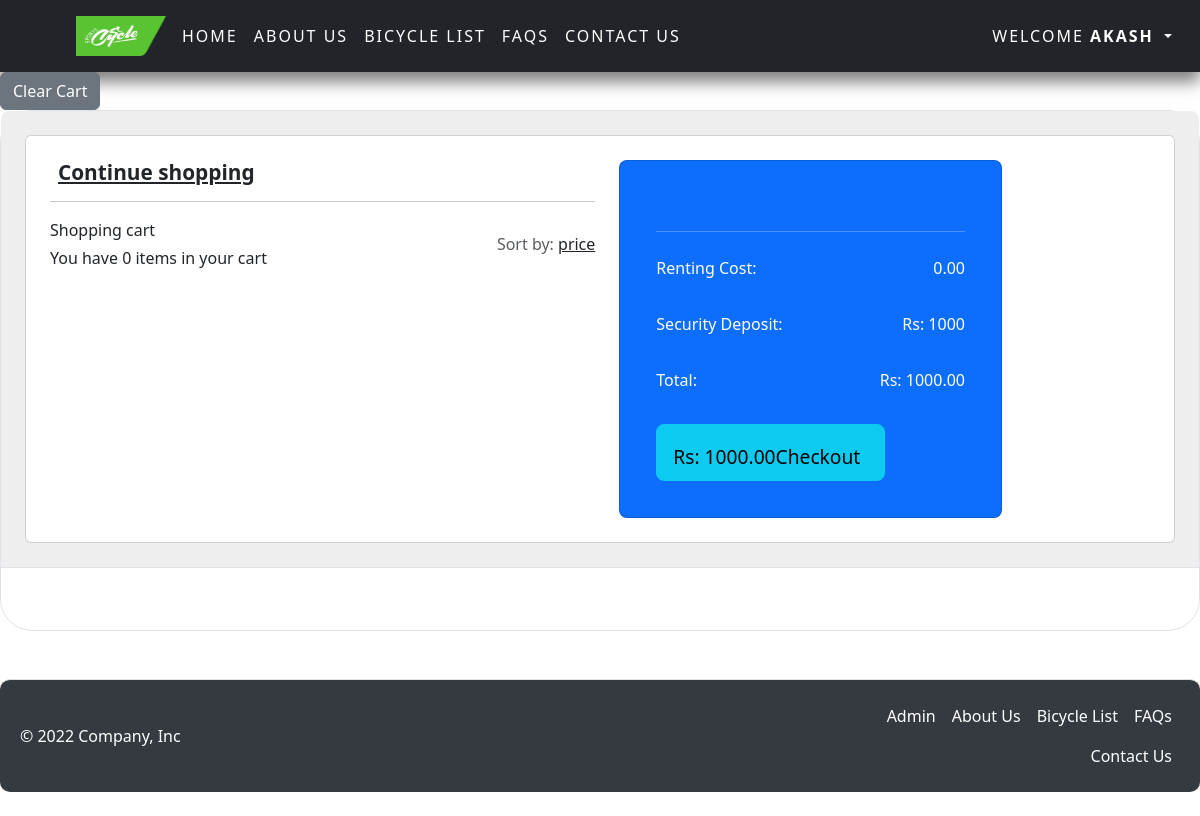
The page /cart/ (signed in) on the database as committed earlier.
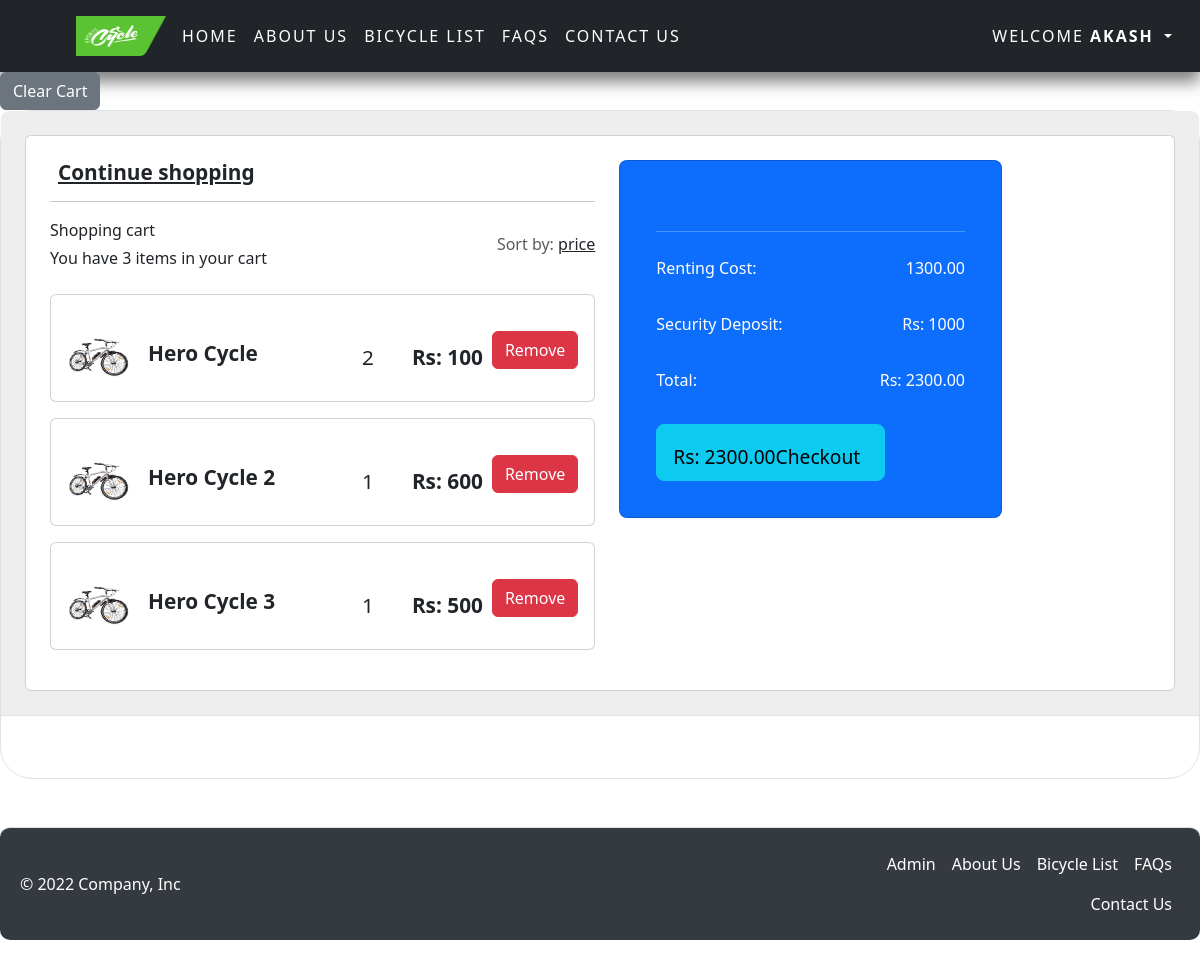
The same page on the database as committed later.
### app1/models.py (models this page shows, shortened)
class CartItem(models.Model):
    cart = models.ForeignKey(Cart, on_delete=models.CASCADE)
    product = models.ForeignKey(Product, on_delete=models.CASCADE)
    quantity = models.PositiveIntegerField(default=1)
    price = models.DecimalField(max_digits=10, decimal_places=2, default=0)
    image = models.ImageField(upload_to='images/', null=True, blank=True)

class Product(models.Model):
    product_id = models.AutoField(primary_key=True)
    slug = models.SlugField(unique=True, null=True, blank=True)
    product_name = models.CharField(max_length=50)
    product_price = models.IntegerField()
    product_quantity = models.IntegerField()
    image = models.ImageField(upload_to="media")

### app1/views.py (the view)
# urls.py: path('cart/', views.cart, name='cart'),
def cart(request):
    cart_items = CartItem.objects.filter(cart__user=request.user)
    total_price = calculate_total_price(cart_items)
    total_price_security = calculate_total_price(cart_items) + 1000
    context = {
        'items': cart_items,
        'total_price_security': total_price_security,
        'total_price': total_price,
    }
    return render(request, 'cart.html', context)

### app1/views.py (called while the page is built)
def calculate_total_price(cart_items):
    total_price = sum(item.product.product_price *
                      item.quantity for item in cart_items)
    total_price = Decimal(total_price).quantize(Decimal('.01'))
    return total_price

### templates/cart.html (shortened to what the changed rows need)
{% extends 'base.html' %} {% load static %} {% block content %}
<section class="pb-4">
  <div class="bg-white border rounded-5">
    <section
      class="w-100 p-4"
      style="background-color: #eee; border-radius: 0.5rem 0.5rem 0 0"
    >
      <div class="row">
        <div class="col">
          <div class="card">
            <div class="card-body p-4">
              <div class="row">
                <div class="col-lg-7">
                  <div
                    class="d-flex justify-content-between align-items-center mb-4"
                  >
                    <div>
                      <p class="mb-1">Shopping cart</p>
                      <p class="mb-0">
                        You have {{ items.count }} items in your cart
                      </p>
                    </div>
                  </div>
                  {% for item in items %}
                  <div class="card mb-3">
                    <div class="card-body">
                      <div class="d-flex justify-content-between">
                        <div class="d-flex flex-row align-items-center">
                          {% if item.image %}
                          <div>
                            <img
                              src="{{ item.image.url }}"
                              class="img-fluid rounded-3"
                              alt="{{ item.product.product_name }}"
                              style="width: 65px"
                            />
                          </div>
                          {% else %}
                          <p>Your cart is empty</p>
                          {% endif %}
                          <div class="ms-3">
                            <h5>{{ item.product.product_name }}</h5>
                          </div>
                        </div>
                        <div class="d-flex flex-row align-items-center">
                          <div style="width: 50px">
                            <h5 class="fw-normal mb-0">{{ item.quantity }}</h5>
                          </div>
                          <div style="width: 80px">
                            <h5 class="mb-0">
                              Rs: {{ item.product.product_price }}
                            </h5>
                          </div>
                          <form
                            action="{% url 'delete_from_cart' item.id %}"
                            method="POST"
                          >
                            <button type="submit" class="btn btn-danger">
                               Remove
                            </button>
                          </form>
                        </div>
                      </div>
                    </div>
                  </div>
                  {% endfor %}
                </div>
                <div class="col-lg-5">
                  <div class="card bg-primary text-white rounded-3">
                    <div class="card-body">
                      <div class="d-flex justify-content-between mb-4">
                        <p class="mb-2">Renting Cost:</p>
                        <p class="mb-2">{{ total_price }}</p>
                      </div>
                      <div class="d-flex justify-content-between mb-4">
                        <p class="mb-2">Total:</p>
                        <p class="mb-2">Rs: {{ total_price_security}}</p>
                      </div>
                      <button
                        type="button"
                        class="btn btn-info btn-block btn-lg"
                        onclick="window.location.href='/invoice/'"
                      >
                        <div class="d-flex justify-content-between">
                          <span>Rs: {{ total_price_security}} </span>
                          <span>
                            Checkout
                          </span>
                        </div>
                      </button>
                    </div>
                  </div>
                </div>
              </div>
            </div>
          </div>
        </div>
      </div>
    </section>
  </div>
</section>
{% endblock %}

Rows that differ between the two databases and show on the page:
added CartItem: image (picture), product.product_name "Hero Cycle", quantity "2", product.product_price "100"
added CartItem: image (picture), product.product_name "Hero Cycle 2", quantity "1", product.product_price "600"
added CartItem: image (picture), product.product_name "Hero Cycle 3", quantity "1", product.product_price "500"
Other text that changed with them:
{{ items.count }}: "0" → "3"
{{ total_price }}: "0.00" → "1300.00"
{{ total_price_security }}: "1000.00" → "2300.00"
